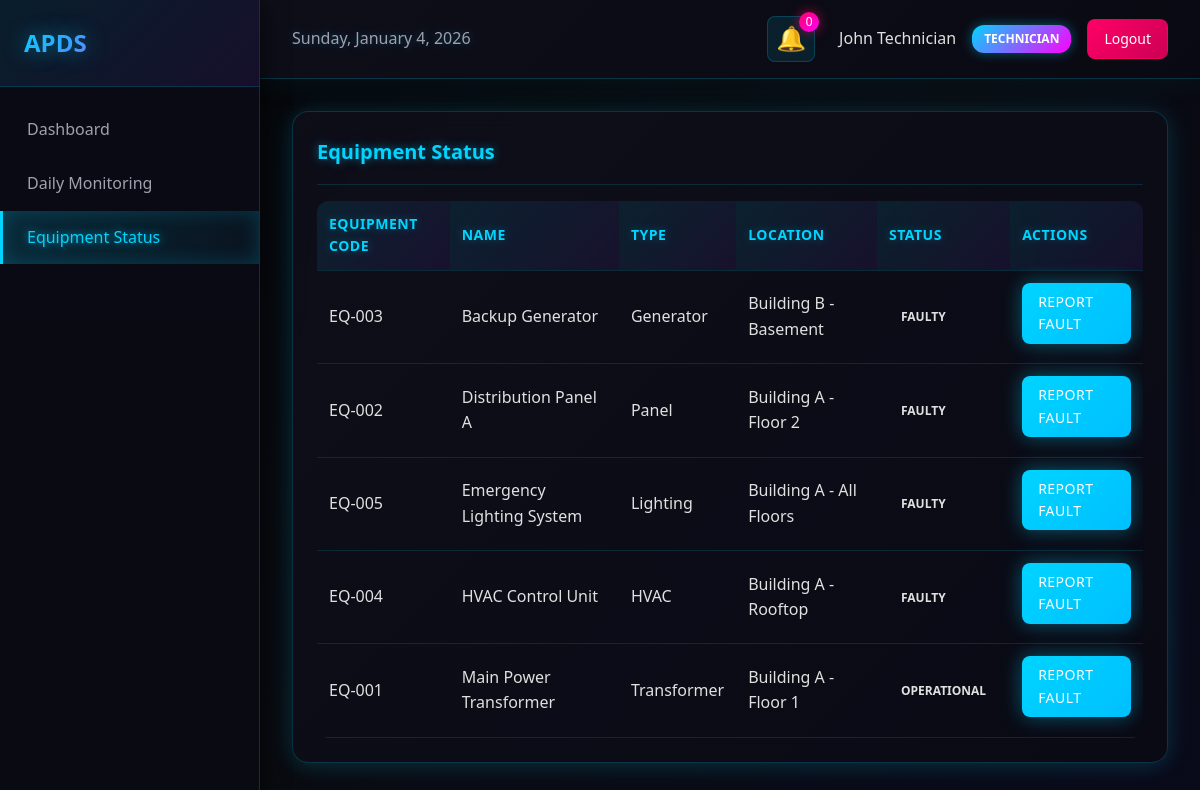
Before: /forms/equipment-status (signed in) with the older database file.
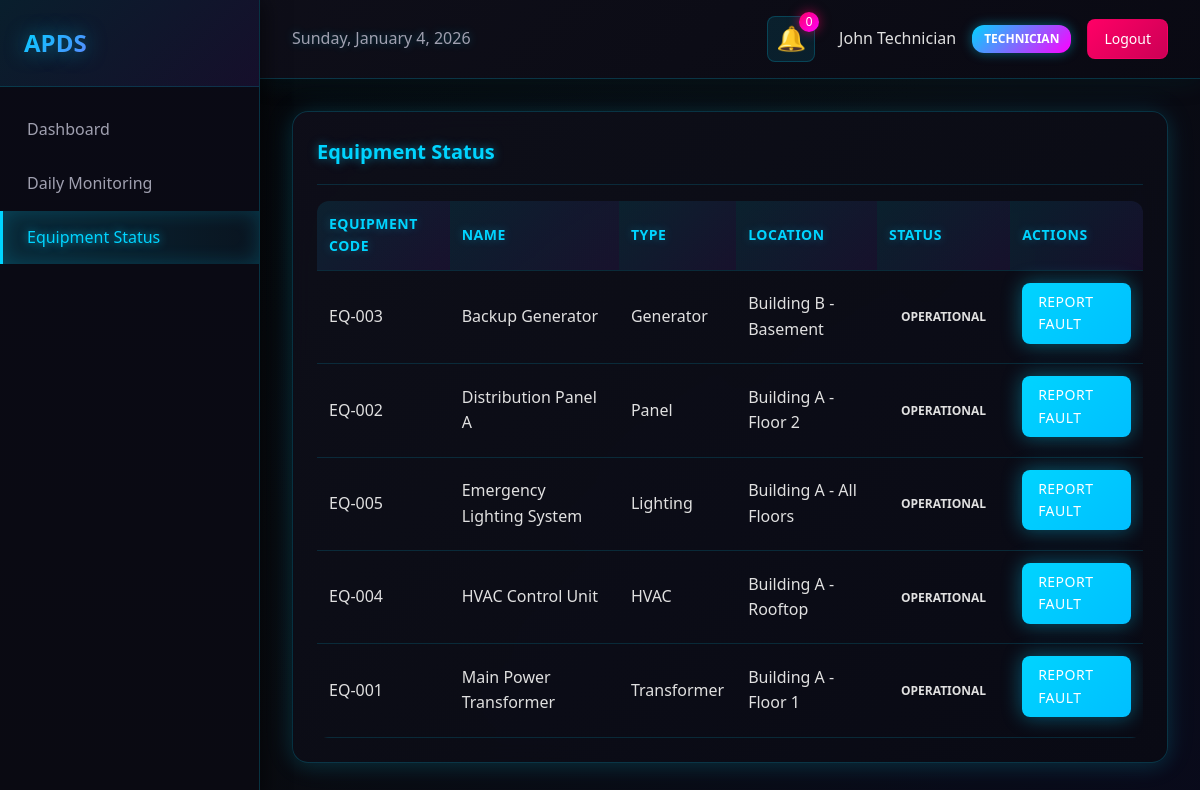
After: the same page with the newer database file.
### tables this page shows
CREATE TABLE equipment (
                id INTEGER PRIMARY KEY AUTOINCREMENT,
                equipment_code TEXT UNIQUE NOT NULL,
                equipment_name TEXT NOT NULL,
                equipment_type TEXT NOT NULL,
                location TEXT NOT NULL,
                status TEXT DEFAULT 'operational' CHECK(status IN ('operational', 'maintenance', 'faulty', 'decommissioned')),
                last_maintenance_date DATE,
                next_maintenance_date DATE,
                created_at TIMESTAMP DEFAULT CURRENT_TIMESTAMP
            );

### app/routes/form_routes.py (the view)
@forms_bp.route('/forms/equipment-status')
def equipment_status():
    auth_check = require_auth()
    if auth_check:
        return auth_check
    user = auth_controller.get_current_user()
    equipment = equipment_controller.get_all_equipment()
    notifications = notification_controller.get_user_notifications(unread_only=True)
    return render_template('forms/equipment_status.html',
                         user=user,
                         equipment=equipment.get('data', []),
                         notifications=notifications.get('data', []))

### app/controllers/auth_controller.py (called while the page is built)
    def get_current_user(self) -> dict:
        if 'user_id' not in session:
            return None
        user = self.auth_service.get_user_by_id(session['user_id'])
        if user:
            return user.to_dict()
        return None

    def is_authenticated(self) -> bool:
        return 'user_id' in session

### app/controllers/equipment_controller.py (called while the page is built)
    def get_all_equipment(self) -> dict:
        try:
            equipment_list = self.equipment_repository.find_all()
            return {
                'success': True,
                'data': [eq.to_dict() for eq in equipment_list]
            }
        except Exception as e:
            return {
                'success': False,
                'message': str(e)
            }

### app/models/user.py (called while the page is built)
    def to_dict(self) -> dict:
        return {
            'id': self.id,
            'username': self.username,
            'email': self.email,
            'role': self.role,
            'full_name': self.full_name,
            'created_at': self.created_at.isoformat() if self.created_at else None,
            'is_active': self.is_active
        }

### app/repositories/base_repository.py (called while the page is built)
    def fetch_one(self, query: str, params: tuple = None):
        cursor = self.execute_query(query, params)
        return cursor.fetchone()

### app/templates/forms/equipment_status.html (shortened to what this page needs)
{% extends "base.html" %}
{% block sidebar_menu %}
<a href="{{ url_for('dashboard.technician_dashboard') }}">Dashboard</a>
<a href="{{ url_for('forms.daily_monitoring') }}">Daily Monitoring</a>
<a href="{{ url_for('forms.equipment_status') }}" class="active">Equipment Status</a>
{% endblock %}
{% block content %}
<div class="card">
    <div class="card-header">
        <h2 class="card-title">Equipment Status</h2>
    </div>
    <div class="table-container">
        <table>
            <thead>
                <tr>
                    <th>Equipment Code</th>
                    <th>Name</th>
                    <th>Type</th>
                    <th>Location</th>
                    <th>Status</th>
                    <th>Actions</th>
                </tr>
            </thead>
            <tbody>
                {% for eq in equipment %}
                <tr>
                    <td>{{ eq.equipment_code }}</td>
                    <td>{{ eq.equipment_name }}</td>
                    <td>{{ eq.equipment_type }}</td>
                    <td>{{ eq.location }}</td>
                    <td>
                        <span class="status-badge status-{{ eq.status }}">
                            {{ eq.status }}
                        </span>
                    </td>
                    <td>
                        <a href="{{ url_for('forms.report_fault', equipment_id=eq.id) }}" class="btn btn-primary" style="padding: 0.5rem 1rem; font-size: 0.875rem;">Report Fault</a>
                    </td>
                </tr>
                {% endfor %}
            </tbody>
        </table>
    </div>
</div>
{% endblock %}

Changed rows visible on the page:
changed equipment "EQ-003": status "FAULTY" → "OPERATIONAL"
changed equipment "EQ-002": status "FAULTY" → "OPERATIONAL"
changed equipment "EQ-005": status "FAULTY" → "OPERATIONAL"
changed equipment "EQ-004": status "FAULTY" → "OPERATIONAL"
